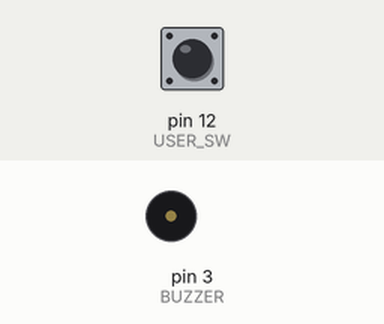
The sketch below on a simulated Arduino Uno, built with avr-gcc and run on an emulated ATmega328P. On the bench: buzzer (waves = sounding). The test bench sets the inputs (shaded band); at power-on: pin 12 (USER_SW) HIGH.

Above: at 0.8 s.
0.9 s: pin 12 (USER_SW) pulled LOW for 0.15 s
At 1.2 s:
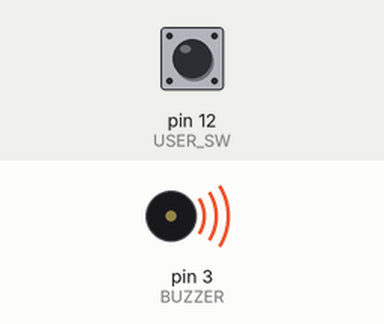
Timing chart, 0 to 10.0 s (numbered marks = the images above; inputs shaded):
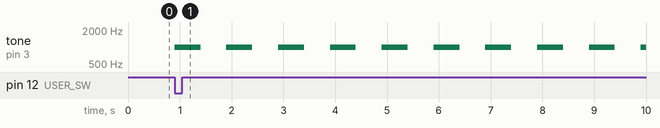

Measured:
- after the input at 0.9 s, tone on pin 3 (BUZZER): alternates 1000 Hz for 0.50 s and silent for 0.50 s, starting at once

The sketch:

arduino_uno_r3_buzzer.ino
```cpp
#define USER_SW  12
#define BUZZER   3
void setup() {
  pinMode(USER_SW, INPUT_PULLUP);
  pinMode(BUZZER, OUTPUT);
  while(digitalRead(USER_SW)) { ; }
}

void loop() {
  tone(BUZZER, 1000); delay(500);
  noTone(BUZZER); delay(500);
}
```
